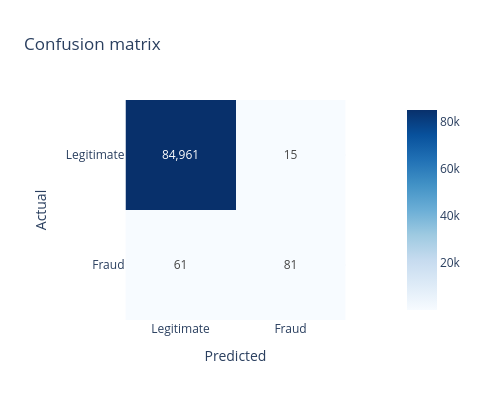

This figure's notebook cell:
### Markdown cell above
198,608 training rows and 85,118 test rows, with the fraud rate kept the same in both (331 and 142 cases).

## A4. Train and evaluate the model

### Code cell
log_reg = LogisticRegression(max_iter=1000, random_state=RANDOM_STATE)
log_reg.fit(X_train, y_train)
y_pred = log_reg.predict(X_test)

print(f"Train accuracy: {log_reg.score(X_train, y_train):.4%}")
print(f"Test accuracy:  {accuracy_score(y_test, y_pred):.4%}")
print(f"Baseline (always legit): {1 - y_test.mean():.4%}")
print(f"ROC-AUC: {roc_auc_score(y_test, log_reg.predict_proba(X_test)[:, 1]):.4f}\n")
print(classification_report(y_test, y_pred, target_names=["Legitimate", "Fraud"], digits=4))

cm = confusion_matrix(y_test, y_pred)
fig = px.imshow(cm, text_auto=",", x=["Legitimate", "Fraud"], y=["Legitimate", "Fraud"], color_continuous_scale="Blues",
                labels=dict(x="Predicted", y="Actual"), title="Confusion matrix")
fig.update_layout(height=400, width=480)
fig.show()

### Figure 1 — Plotly figure (JSON) as saved in the notebook; plotly's stock layout.template omitted (floating-point values rounded to 4 significant figures)
{"data": [{"coloraxis": "coloraxis", "hovertemplate": "Predicted: %{x}<br>Actual: %{y}<br>color: %{z}<extra></extra>", "name": "0", "texttemplate": "%{z:,}", "type": "heatmap", "x": ["Legitimate", "Fraud"], "xaxis": "x", "y": ["Legitimate", "Fraud"], "yaxis": "y", "z": [[84961, 15], [61, 81]]}], "layout": {"coloraxis": {"colorscale": [[0, "rgb(247,251,255)"], [0.125, "rgb(222,235,247)"], [0.25, "rgb(198,219,239)"], [0.375, "rgb(158,202,225)"], [0.5, "rgb(107,174,214)"], [0.625, "rgb(66,146,198)"], [0.75, "rgb(33,113,181)"], [0.875, "rgb(8,81,156)"], [1, "rgb(8,48,107)"]]}, "height": 400, "title": {"text": "Confusion matrix"}, "width": 480, "xaxis": {"anchor": "y", "constrain": "domain", "domain": [0, 1], "scaleanchor": "y", "title": {"text": "Predicted"}}, "yaxis": {"anchor": "x", "autorange": "reversed", "constrain": "domain", "domain": [0, 1], "title": {"text": "Actual"}}}}
